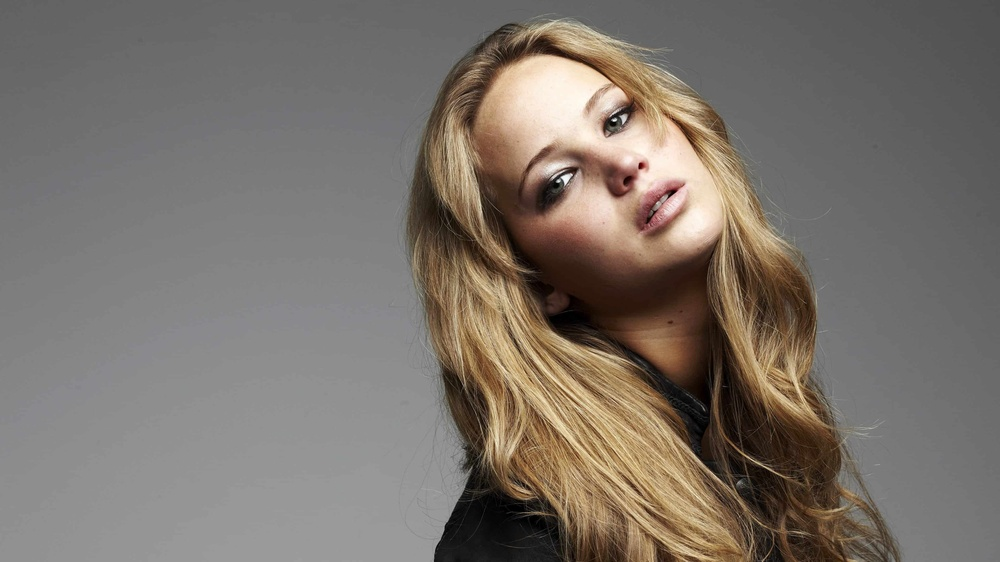
#> input picture assets/jeniffer.jpg, 1000 x 562 px, shrunk from 3840 x 2160 before the run
$ python q5_historgram_equalised_foreground.py
#> lines starting #> are read from the running program, lines starting #| are printed output that depends on the picture; after the words box and inside, x2 and y2 are one past the last pixel; in counts of white or black regions, pixels touching at a corner belong together
import cv2
import numpy as np
import matplotlib.pyplot as plt

img = cv2.imread('assets/jeniffer.jpg')
#> img is the input picture: shape (562, 1000, 3); mean B, G, R 106.8, 114.3, 122.3
img_rgb = cv2.cvtColor(img, cv2.COLOR_BGR2RGB)
img_hsv = cv2.cvtColor(img_rgb, cv2.COLOR_RGB2HSV)
#> img_hsv: shape (562, 1000, 3); mean H, S, V 10.7, 35.6, 122.4
hue = img_hsv[:, :, 0]
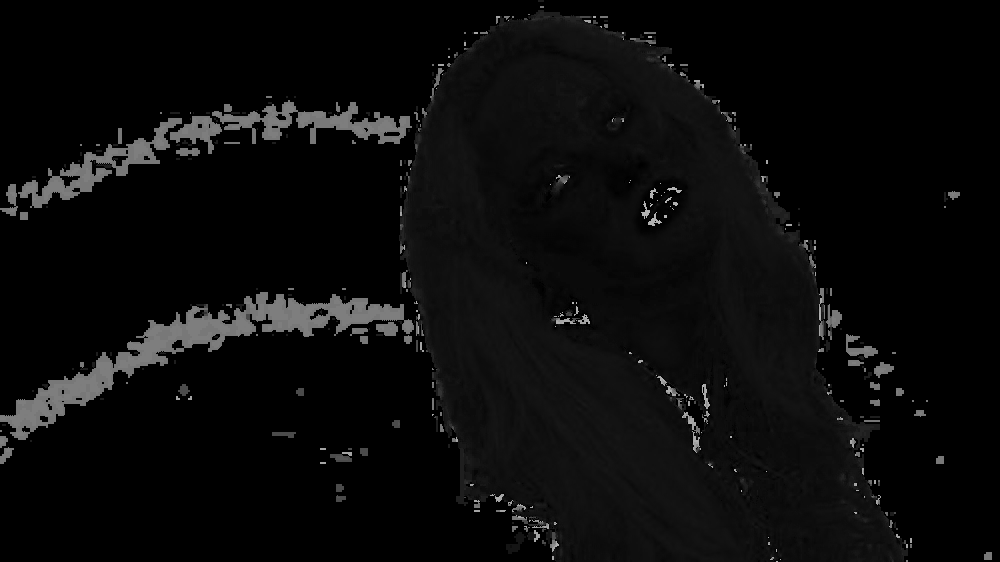
#> hue: shape (562, 1000); min 0, max 179, mean 10.7
saturation = img_hsv[:, :, 1]
value = img_hsv[:, :, 2]

fig, axes = plt.subplots(1, 3, figsize=(15, 5))
axes[0].imshow(hue, cmap='gray')
axes[0].set_title('Hue Plane')
axes[0].axis('off')

axes[1].imshow(saturation, cmap='gray')
axes[1].set_title('Saturation Plane')
axes[1].axis('off')

axes[2].imshow(value, cmap='gray')
axes[2].set_title('Value Plane')
axes[2].axis('off')

plt.tight_layout()
plt.show()

threshold_value = 30
_, mask = cv2.threshold(saturation, threshold_value, 255, cv2.THRESH_BINARY)
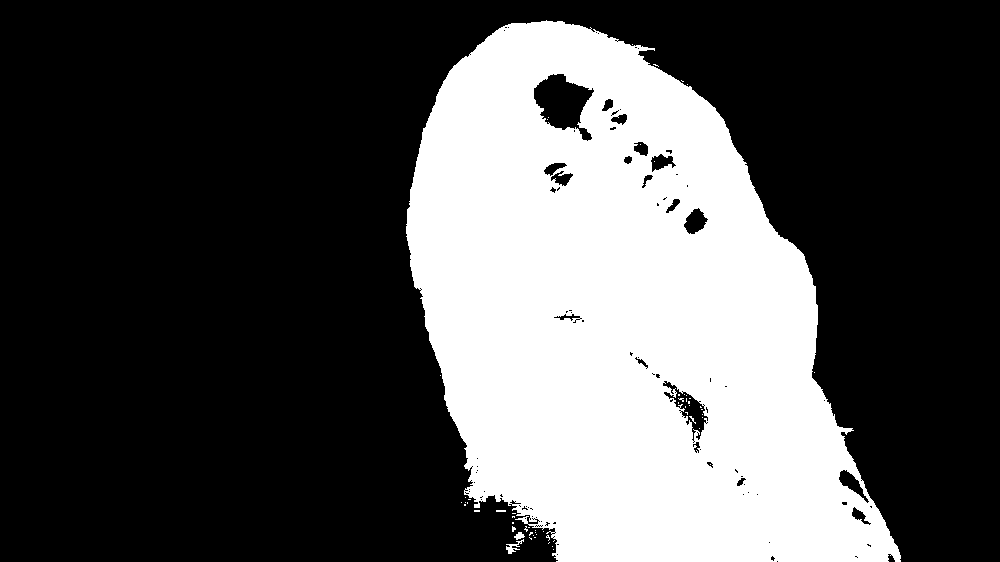
#> mask: shape (562, 1000); 31.6% white; 58 white regions (54 under 20 px), largest, box (x1, y1, x2, y2) and area: (406, 20, 901, 562) 177404, (506, 539, 524, 554) 96, (514, 532, 525, 540) 52, (496, 510, 506, 512) 20

kernel = np.ones((5, 5), np.uint8)
mask = cv2.morphologyEx(mask, cv2.MORPH_CLOSE, kernel)
#> mask: shape (562, 1000); 32% white; 2 white regions, box (x1, y1, x2, y2) and area: (406, 20, 901, 562) 179865, (496, 510, 506, 512) 20
mask = cv2.morphologyEx(mask, cv2.MORPH_OPEN, kernel)
#> mask: shape (562, 1000); 32% white; 1 white region, box (x1, y1, x2, y2) and area: (406, 21, 901, 562) 179656
foreground_masked = cv2.bitwise_and(img_rgb, img_rgb, mask=mask)
foreground_gray = cv2.cvtColor(foreground_masked, cv2.COLOR_RGB2GRAY)
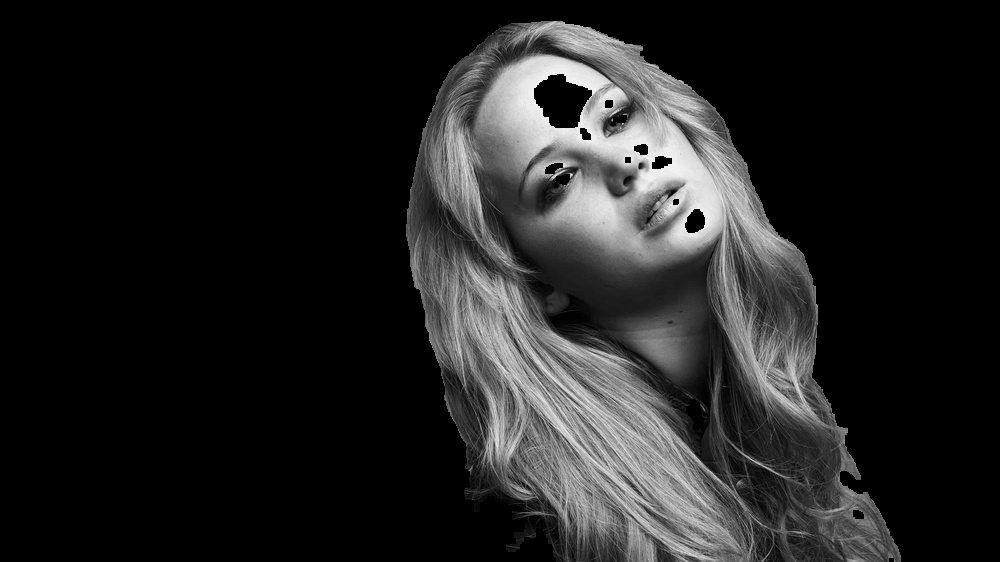
#> foreground_gray: shape (562, 1000); min 0, max 244, mean 34.1
foreground_pixels = foreground_gray[mask > 0]

hist_original = cv2.calcHist([foreground_pixels], [0], None, [256], [0, 256])
#> hist_original = 256 values, max 1750 at index 31, min 0 at index 245, mean 701.8
cumsum = np.cumsum(hist_original)
#> cumsum = 256 values from 122 to 179656
cumsum_masked = np.ma.masked_equal(cumsum, 0)
cumsum_normalized = (cumsum_masked - cumsum_masked.min()) * 255 / (cumsum_masked.max() - cumsum_masked.min())
cumsum_normalized = np.ma.filled(cumsum_normalized, 0).astype('uint8')
#> cumsum_normalized = 256 values from 0 to 254
equalized_foreground = cumsum_normalized[foreground_gray]

result = img_rgb.copy()
result_gray = cv2.cvtColor(result, cv2.COLOR_RGB2GRAY)
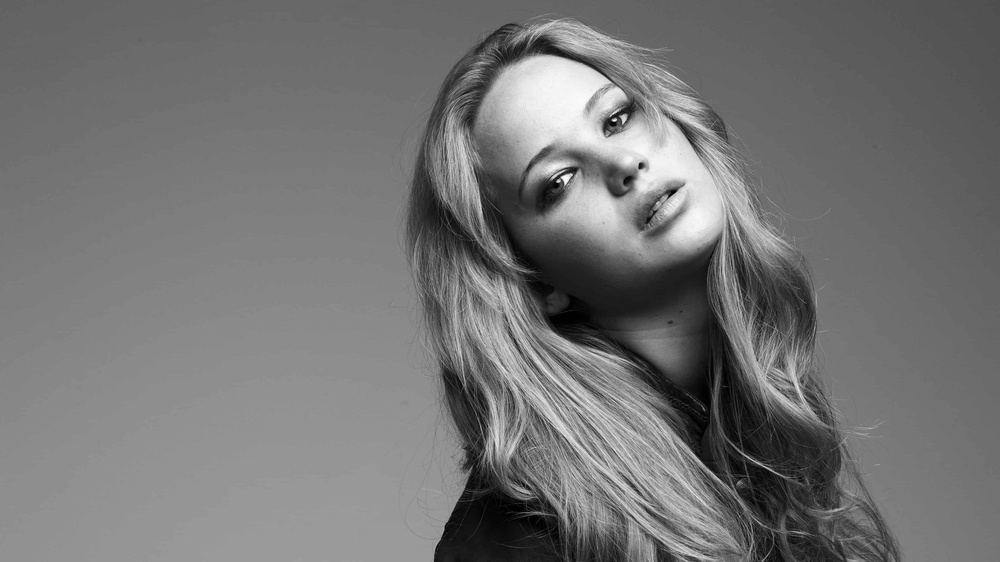
#> result_gray: shape (562, 1000); min 0, max 252, mean 115.8

for i in range(3):
    channel = result[:, :, i]
    scaling_factor = np.mean(channel[mask > 0]) / np.mean(equalized_foreground[mask > 0]) if np.mean(equalized_foreground[mask > 0]) > 0 else 1
    channel[mask > 0] = np.clip(equalized_foreground[mask > 0] * scaling_factor, 0, 255)
    result[:, :, i] = channel
#> this loop made 3 passes
#> scaling_factor on passes 1 to 3: 0.991, 0.8, 0.614
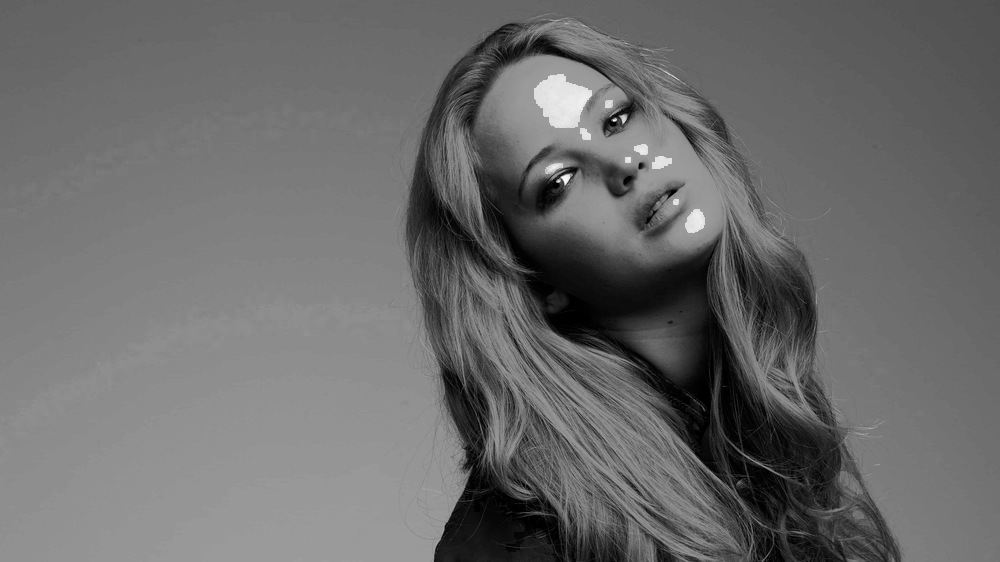
#> channel: shape (562, 1000); min 0, max 252, mean 106.6
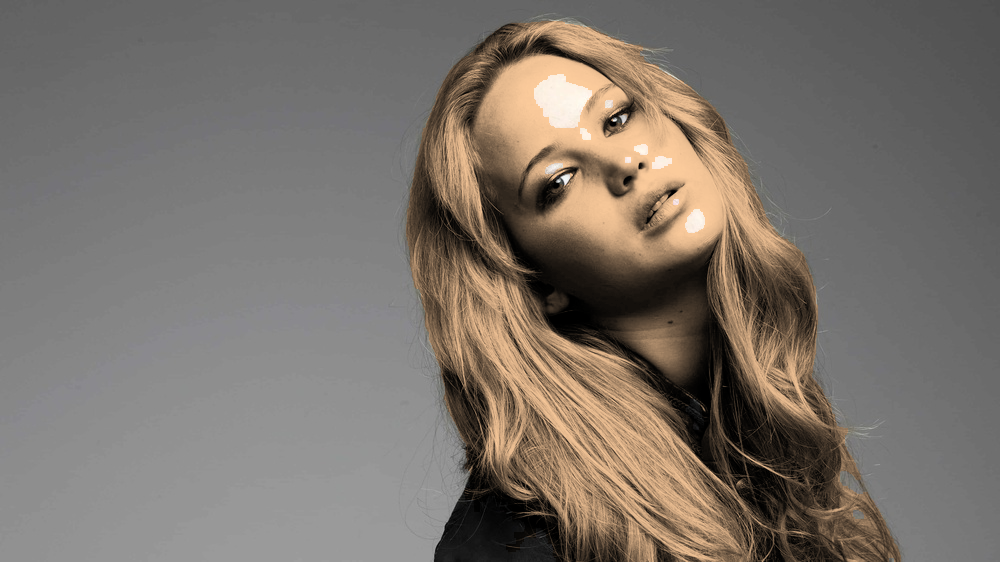
#> result: shape (562, 1000, 3); mean R, G, B 122.1, 114.2, 106.6

background_mask = cv2.bitwise_not(mask)
background = cv2.bitwise_and(img_rgb, img_rgb, mask=background_mask)
final_result = cv2.add(background, cv2.bitwise_and(result, result, mask=mask))

fig, axes = plt.subplots(2, 3, figsize=(18, 12))

axes[0, 0].imshow(hue, cmap='gray')
axes[0, 0].set_title('Hue Plane')
axes[0, 0].axis('off')

axes[0, 1].imshow(saturation, cmap='gray')
axes[0, 1].set_title('Saturation Plane')
axes[0, 1].axis('off')

axes[0, 2].imshow(value, cmap='gray')
axes[0, 2].set_title('Value Plane')
axes[0, 2].axis('off')

axes[1, 0].imshow(mask, cmap='gray')
axes[1, 0].set_title('Foreground Mask')
axes[1, 0].axis('off')

axes[1, 1].imshow(img_rgb)
axes[1, 1].set_title('Original Image')
axes[1, 1].axis('off')

axes[1, 2].imshow(final_result)
axes[1, 2].set_title('Histogram equalized foreground')
axes[1, 2].axis('off')

plt.tight_layout()
plt.show()

plt.figure(figsize=(12, 4))

plt.subplot(1, 2, 1)
plt.hist(foreground_pixels, bins=256, alpha=0.7, color='blue', label='Original')
plt.title('Original foreground histogram')
plt.xlabel('Pixel intensity')
plt.ylabel('Frequency')

plt.subplot(1, 2, 2)
equalized_pixels = equalized_foreground[mask > 0]
plt.hist(equalized_pixels, bins=256, alpha=0.7, color='red', label='Equalized')
plt.title('Equalized foreground histogram')
plt.xlabel('Pixel intensity')
plt.ylabel('Frequency')

plt.tight_layout()
plt.show()
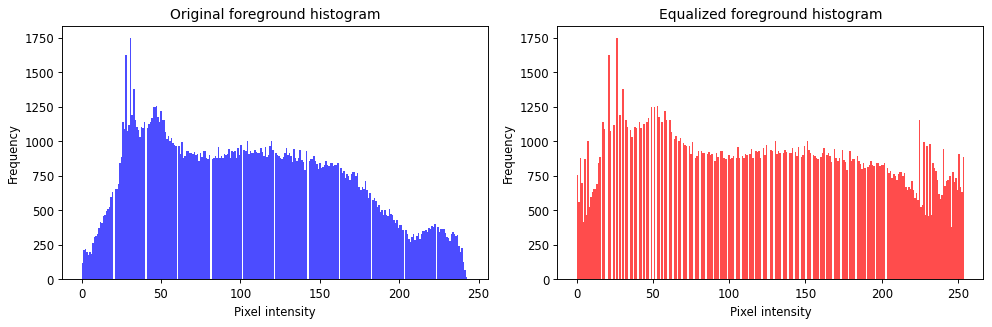
#> figure drawn by matplotlib, 2 panels; panel 1: tallest bar 1750 high, from x = 30.5 to 31.45; panel 2: tallest bar 1750 high, from x = 25.8 to 26.79

$ run again, with assets/daisy.jpg copied over assets/jeniffer.jpg
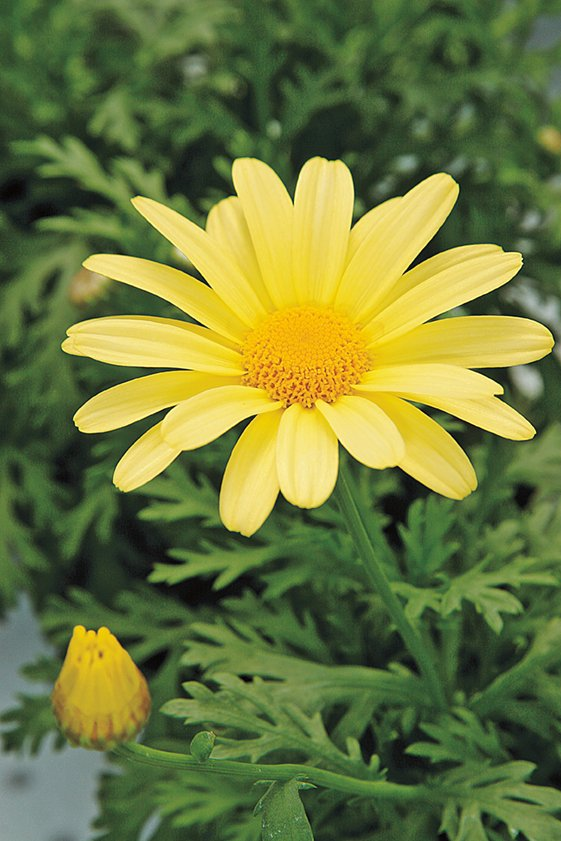
#> input picture assets/daisy.jpg, 561 x 841 px
#> img is the input picture: shape (841, 561, 3); mean B, G, R 60.7, 120.3, 108.5
#> img_hsv: shape (841, 561, 3); mean H, S, V 45.8, 119.6, 126.6
#> `_, mask = cv2.threshold(saturation, threshold_value, 255, cv2.THRESH_B..`:
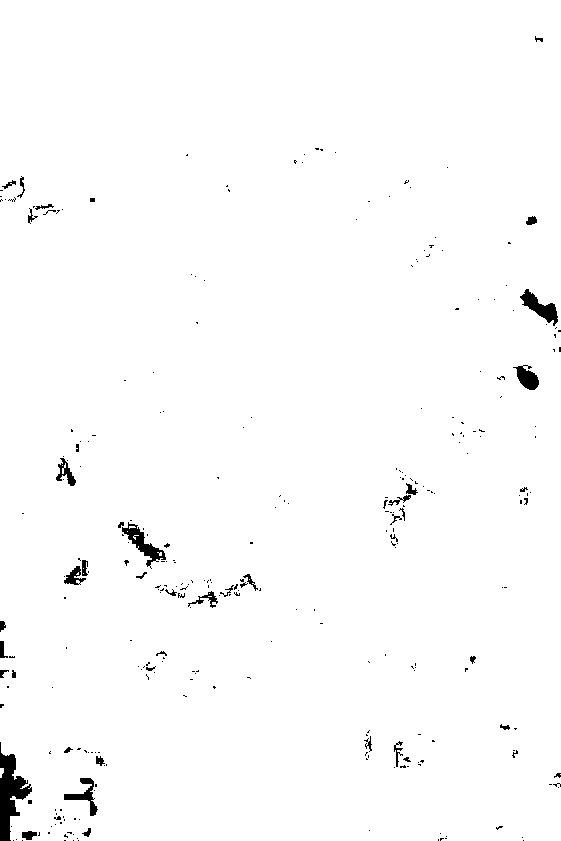
#> mask: shape (841, 561); 98.7% white; 295 black regions (250 under 20 px), largest, box (x1, y1, x2, y2) and area: (0, 742, 32, 841) 1431, (122, 522, 166, 569) 583, (520, 289, 558, 326) 544
#> hist_original = 256 values, max 4966 at index 69, min 0 at index 0, mean 1829.7
#> cumsum = 256 values from 0 to 468397
#> cumsum_normalized = 256 values from 0 to 255
#> the loop `for i in range(3):` made 3 passes
#> scaling_factor on passes 1 to 3: 0.848, 0.941, 0.471
#> background_mask: shape (841, 561); 0.72% white; 13 white regions (1 under 20 px), largest, box (x1, y1, x2, y2) and area: (0, 754, 30, 841) 1409, (522, 292, 557, 321) 496, (128, 528, 159, 559) 382
#> `plt.show()`:
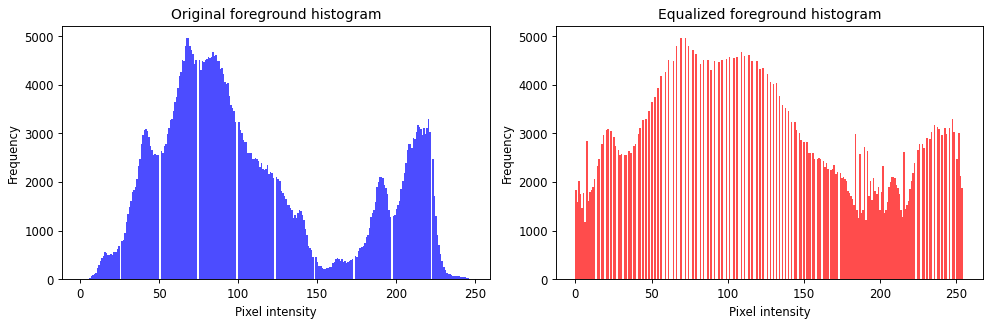
#> figure drawn by matplotlib, 2 panels; panel 1: tallest bar 4966 high, from x = 68.27 to 69.23; panel 2: tallest bar 4966 high, from x = 71.72 to 72.71

$ run again, with assets/emma.jpg copied over assets/jeniffer.jpg
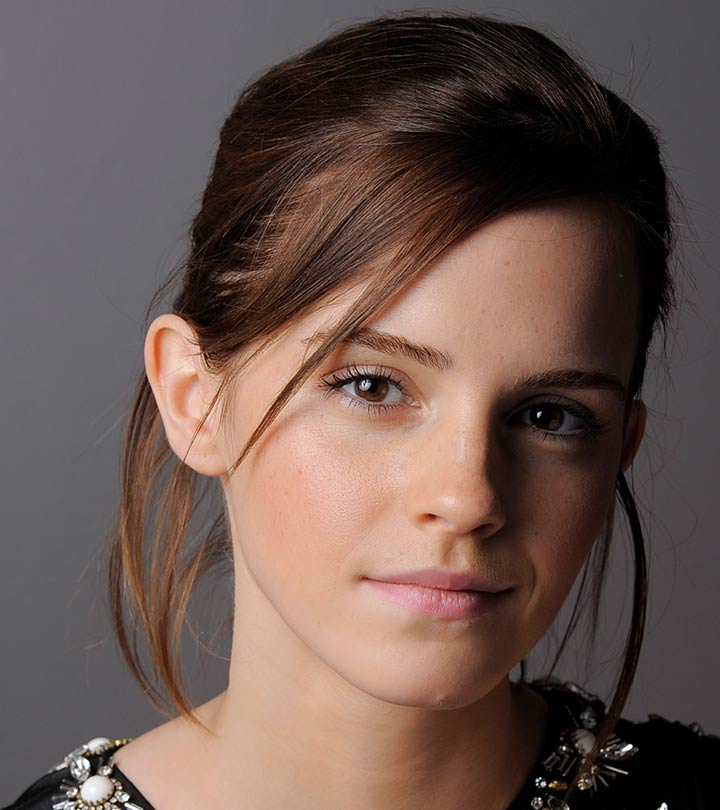
#> input picture assets/emma.jpg, 720 x 810 px
#> img is the input picture: shape (810, 720, 3); mean B, G, R 80.1, 87.4, 106.8
#> img_hsv: shape (810, 720, 3); mean H, S, V 54.8, 73.4, 107.5
#> `_, mask = cv2.threshold(saturation, threshold_value, 255, cv2.THRESH_B..`:
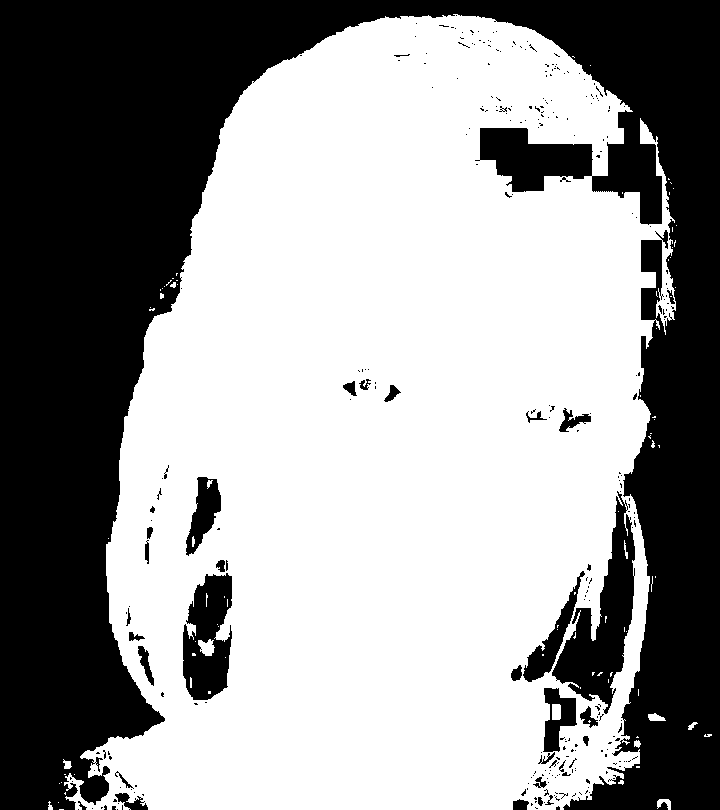
#> mask: shape (810, 720); 59.7% white; 294 black regions (257 under 20 px), largest, box (x1, y1, x2, y2) and area: (0, 0, 720, 810) 215720, (552, 491, 635, 714) 7171, (183, 573, 232, 700) 4436
#> hist_original = 256 values, max 6520 at index 184, min 0 at index 234, mean 1373.5
#> cumsum = 256 values from 2596 to 351614
#> cumsum_normalized = 256 values from 0 to 255
#> the loop `for i in range(3):` made 3 passes
#> scaling_factor on passes 1 to 3: 0.947, 0.705, 0.595
#> background_mask: shape (810, 720); 39.7% white; 17 white regions, largest, box (x1, y1, x2, y2) and area: (0, 0, 720, 810) 213834, (511, 505, 635, 704) 8540, (183, 576, 232, 700) 4269
#> `plt.show()`:
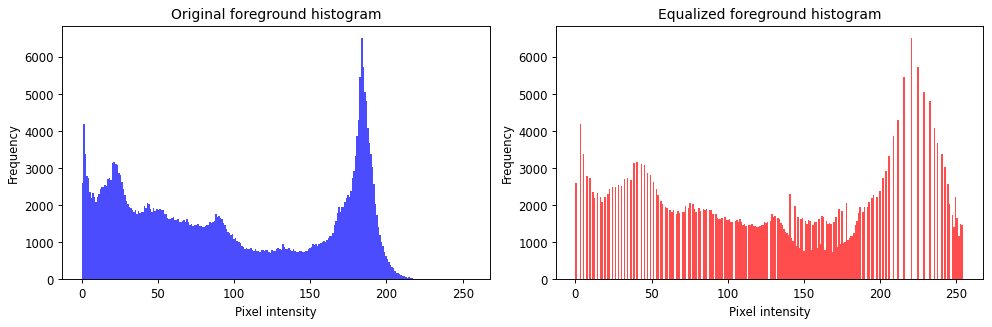
#> figure drawn by matplotlib, 2 panels; panel 1: tallest bar 6520 high, from x = 183.3 to 184.3; panel 2: tallest bar 6520 high, from x = 220.1 to 221.1
